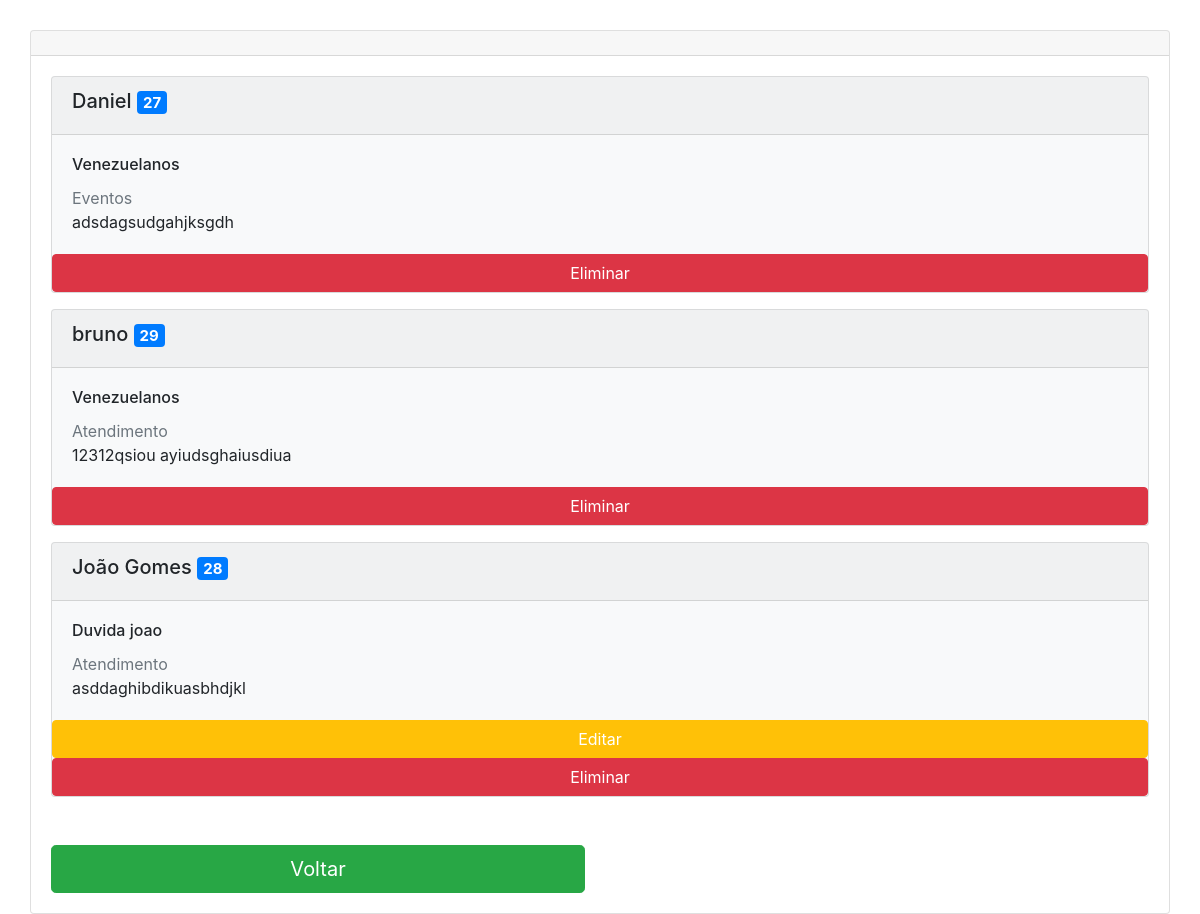
Page /help/consultar_duvida.php (signed in) on the committed database.
### tables this page shows
CREATE TABLE `duvidas` (
  `id_duvida` int(11) NOT NULL,
  `id_user` int(11) NOT NULL,
  `username` tinytext NOT NULL,
  `titulo` tinytext NOT NULL,
  `categoria` tinytext NOT NULL,
  `descricao` longtext NOT NULL,
  `create_at` timestamp NOT NULL DEFAULT current_timestamp(),
  `update_at` timestamp NOT NULL DEFAULT current_timestamp() ON UPDATE current_timestamp()
);

### includes/see_data_duvidas.php (called while the page is built, shortened)
<?php
require 'db.inc.php';
$id = $_SESSION['userId'];
if($_SESSION['userStatus'] == 'admin'){
    $sql = "SELECT * FROM duvidas";
    $result = mysqli_query( $conn, $sql);
}
else{
$sql = "SELECT * FROM duvidas WHERE  id_user = ${id}";
    $result = mysqli_query( $conn, $sql);
    $resultCheck = mysqli_num_rows($result);
}

### help/consultar_duvida.php (the view, shortened to what this page needs)
<html>
  <head>
    <link rel="stylesheet" href="https://maxcdn.bootstrapcdn.com/bootstrap/4.0.0/css/bootstrap.min.css">
  </head>
  <body>
  <?php include "../includes/see_data_duvidas.php"?>
    <div class="container">
      <div class="row">
        <div class="card-consultar-chamado">
          <div class="card">
            <div class="card-header">
            </div>
            <div class="card-body">
                    <?php foreach($result as $row) : ?>
                  <div class="card mb-3 bg-light">
                    <div class="card-header">
                    <h5> <?php echo $row['username']?> <span class="badge badge-primary"><?php echo $row['id_user']?></span></h6>
                  </div>
                  <div class="card-body">
                    <h6 class="card-title"><?php echo $row['titulo']?></h5>
                    <h7 class="card-subtitle mb-2 text-muted"><?php echo $row['categoria']?></h7>
                    <p class="card-text"><?php echo $row['descricao']?></p>
                  </div>
                  <?php if($row['id_user'] ==  $_SESSION['userId']) :?>
                  <a type="button" id="editar" class="btn btn-warning text-white" href="editar_duvida.php?id=<?php echo $row['id_duvida'] ?>"> Editar</a>
                  <?php endif ?>
                  <?php if($_SESSION['userStatus'] ==  'admin' || $row['id_user'] ==  $_SESSION['userId']) :?>
                    <a type="button" id="delete-duvida-btn" name="delete-duvida-btn" class="btn btn-danger text-white" href="../includes/delete_data_duvidas.php?delete=sim&id=<?php echo $row['id_duvida'] ?>"> Eliminar</a>
                  <?php endif ?>
                  </div>
                      <?php endforeach ?>
              <div class="row mt-5">
                <div class="col-6">
                <a class="btn btn-lg btn-success btn-block" href="menu_duvidas.php">Voltar</a>
                </div>
              </div>
            </div>
          </div>
        </div>
      </div>
    </div>
  </body>
</html>

### help/consultar_duvida.php (style rules this page uses)
.card-consultar-chamado { padding: 30px 0 0 0; width: 100%; margin: 0 auto; }

### rows in the picture
duvidas: username "Daniel", id_user "27", titulo "Venezuelanos", categoria "Eventos", descricao "adsdagsudgahjksgdh"
duvidas: username "bruno", id_user "29", titulo "Venezuelanos", categoria "Atendimento", descricao "12312qsiou ayiudsghaiusdiua"
duvidas: username "João Gomes", id_user "28", titulo "Duvida joao", categoria "Atendimento", descricao "asddaghibdikuasbhdjkl"
